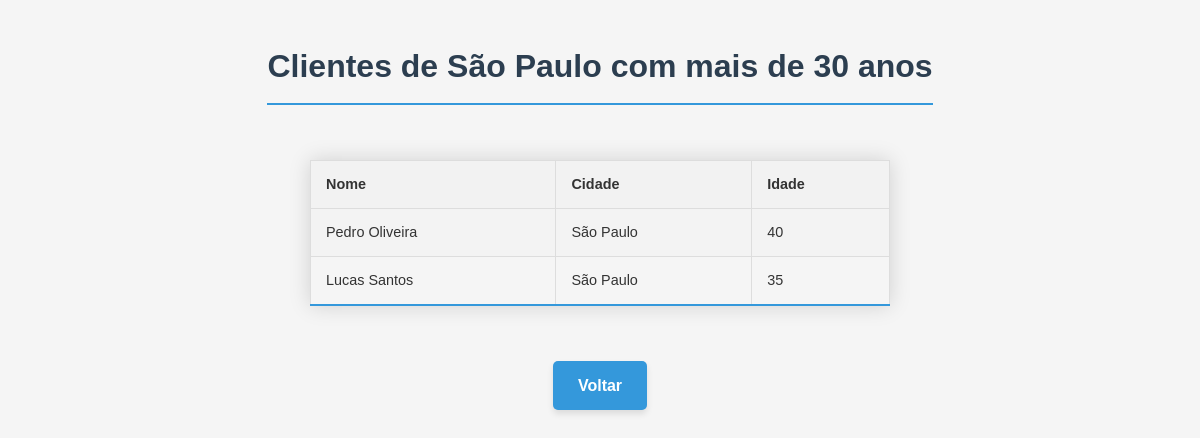
The page /consulta_clientes.php on the database its author committed.
### tables this page shows
CREATE TABLE clientes (
    id INT PRIMARY KEY AUTO_INCREMENT,
    nome VARCHAR(100),
    cidade VARCHAR(50),
    idade INT
);

### consulta_clientes.php (the view, shortened to what this page needs)
<?php
include 'conexao.php';
$sql = "SELECT nome, cidade, idade FROM clientes WHERE cidade = 'São Paulo' AND idade > 30 ORDER BY idade DESC";
$result = mysqli_query($conn, $sql);
?>
<!DOCTYPE html>
<html lang="pt-br">
<link rel="stylesheet" href="styles.css">
<head>
</head>
<body>
    <h1>Clientes de São Paulo com mais de 30 anos</h1>
    <?php if (mysqli_num_rows($result) > 0): ?>
        <table>
            <tr>
                <th>Nome</th>
                <th>Cidade</th>
                <th>Idade</th>
            </tr>
            <?php while($row = mysqli_fetch_assoc($result)): ?>
                <tr>
                    <td><?php echo $row['nome']; ?></td>
                    <td><?php echo $row['cidade']; ?></td>
                    <td><?php echo $row['idade']; ?></td>
                </tr>
            <?php endwhile; ?>
        </table>
    <?php else: ?>
        <p>Nenhum cliente encontrado em São Paulo com mais de 30 anos.</p>
    <?php endif; ?>
    <a href="index.php" class="btn-voltar">Voltar</a>
</body>
</html>

### styles.css (style rules this page uses)
body { font-family: 'Segoe UI', Tahoma, Geneva, Verdana, sans-serif; line-height: 1.6; color: #333; background-color: #f5f5f5; margin: 0; padding: 20px; display: grid; place-items: center; }
h1 { color: #2c3e50; text-align: center; margin-bottom: 30px; padding-bottom: 10px; border-bottom: 2px solid #3498db; }
table { width: 100%; border-collapse: collapse; margin: 25px 0; font-size: 0.9em; box-shadow: 0 0 20px rgba(0, 0, 0, 0.15); }
table th, table td { padding: 12px 15px; }
table tbody tr { border-bottom: 1px solid #dddddd; }
table tbody tr:nth-of-type(even) { background-color: #f3f3f3; }
table tbody tr:last-of-type { border-bottom: 2px solid #3498db; }
.btn-voltar { display: inline-block; padding: 10px 20px; background-color: #3498db; color: white; text-decoration: none; border-radius: 5px; transition: background-color 0.3s; margin-top: 20px; }
.btn-voltar { display: inline-block; padding: 12px 25px; background-color: #3498db; color: white; text-decoration: none; border-radius: 5px; transition: all 0.3s ease; margin-top: 30px; font-weight: 600; text-align: center; border: none; cursor: pointer; box-shadow: 0 4px 6px rgba(0, 0, 0, 0.1); font-size: 1em; position: relative; overflow: hidden; }
.btn-voltar::after { content: ""; position: absolute; top: 50%; left: 50%; width: 5px; height: 5px; background: rgba(255, 255, 255, 0.5); opacity: 0; border-radius: 100%; transform: scale(1, 1) translate(-50%); transform-origin: 50% 50%; }
body, h1, h2, h3, h4, h5, h6 { font-family: Arial, Helvetica, sans-serif ; }

### consulta_clientes.php (style rules this page uses)
table { border-collapse: collapse; width: 50%; }
th, td { border: 1px solid #ddd; padding: 8px; text-align: left; }
th { background-color: #f2f2f2; }

### rows shown on the page
clientes: nome "Pedro Oliveira", cidade "São Paulo", idade "40"
clientes: nome "Lucas Santos", cidade "São Paulo", idade "35"
